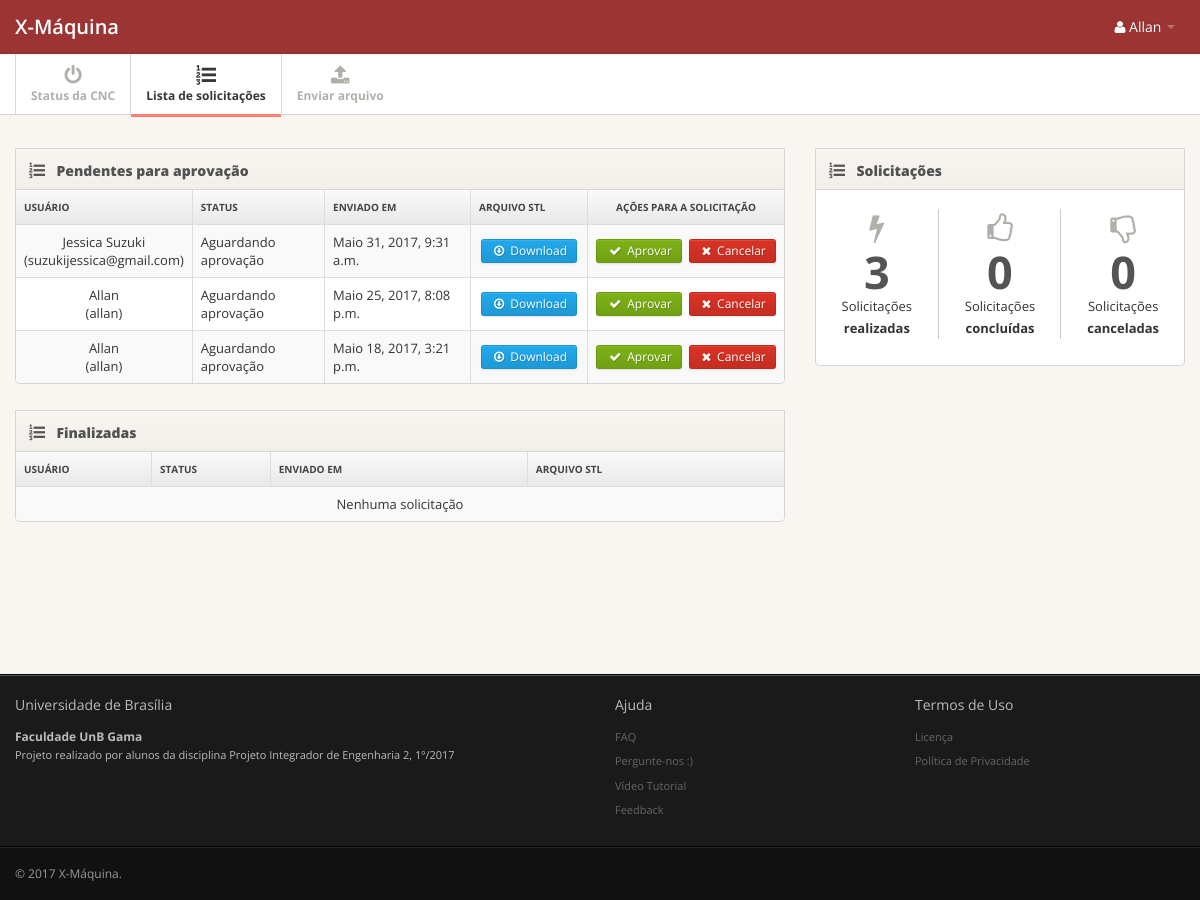
The app's page /request/list/ (signed in) with its own data.
### request/models.py (models this page shows, shortened)
class Request(models.Model):
    RECEIVED = 0
    IN_PROGRESS = 1
    APPROVED = 2
    CANCELLED = 3
    SUCCESS = 4
    FAILED = 5
    STATUS = (
        (RECEIVED, 'Aguardando aprovação'),
        (APPROVED, 'Aprovado'),
        (IN_PROGRESS, 'Em andamento'),
        (CANCELLED, 'Cancelado'),
        (SUCCESS, 'Finalizado com sucesso'),
        (FAILED, 'Finalizado com falha'),
    )
    status = models.IntegerField("Status", choices=STATUS, default=RECEIVED)
    sent_at = models.DateTimeField("Enviado em", auto_now=True)
    owner = models.ForeignKey(
        User,
        verbose_name="Proprietário",
        related_name="owner",
        on_delete=models.CASCADE)
    approved_by = models.ForeignKey(
        User,
        verbose_name="Aprovado por",
        related_name="approved_by",
        blank=True,
        null=True,
        on_delete=models.SET_NULL,
        limit_choices_to={
            'is_staff': True})
    cad_file = models.FileField(
        "Arquivo STL",
        upload_to=user_directory_path,
        validators=[validate_stl_file])
    class Meta:
        verbose_name = "Solicitação"
        verbose_name_plural = "Solicitações"

### request/views.py (the view, shortened to what this page needs)
def request_list(request):
    reqs = None
    if request.user.is_superuser:
        pending_requests = Request.objects.filter(
            status=Request.RECEIVED).order_by('-sent_at')
        other_requests = Request.objects.exclude(
            status=Request.RECEIVED).order_by('-sent_at')
        total_reqs = Request.objects.count()
        total_concluded_reqs = Request.objects.filter(
            status=Request.SUCCESS).count()
        total_negated_reqs = Request.objects.filter(
            status=Request.CANCELLED).count()
    return render(request,
                  'request/requests.html',
                  {'pending_requests': pending_requests,
                   'other_requests': other_requests,
                   'total_reqs': total_reqs,
                   'total_concluded_reqs': total_concluded_reqs,
                   'total_negated_reqs': total_negated_reqs})

### templates/request/requests.html (shortened to what this page needs)
{% extends "base.html" %} {% load static %} {% block extrastyle %}
<link href="{% static 'css/pages/dashboard.css'%}" rel="stylesheet"> {% endblock %} {% block content %}
<div class="main-inner">
  <div class="container">
    <div class="row">
      <div class="span8">
        <div>
          <div class="widget widget-table action-table">
            <div class="widget-header"> <i class="icon-list-ol"></i>
              <h3>Pendentes para aprovação</h3>
            </div>
            <div class="widget-content" style="overflow-x:auto;max-height:400px;overflow:auto">
              <table class="table table-striped table-bordered table-responsive">
                <thead>
                  <tr>
                    <th> Usuário </th>
                    <th> Status </th>
                    <th style="min-width:100px"> Enviado em </th>
                    <th style="min-width:100px"> Arquivo STL </th>
                    <th class="td-actions" style="min-width:180px; text-align:center"> Ações para a solicitação </th>
                  </tr>
                </thead>
                <tbody>
                  {% if not pending_requests %}
                  <tr>
                    <td colspan="5" style="text-align:center">Nenhuma solicitação</td>
                  </tr>
                  {% else %} {% for req in pending_requests %}
                  <tr>
                    <td style="text-align:center">
                      {{ req.owner.get_full_name }}<br> ({{ req.owner.get_username }})
                    </td>
                    <td>{{ req.get_status_display }}</td>
                    <td>{{ req.sent_at }}</td>
                    <td class="td-actions">
                      <a href="{{ req.cad_file.url }}" class="btn btn-small btn-primary">
                        <i class="btn-icon-only icon-download"> </i> Download
                      </a>
                    </td>
                    <td class="td-actions">
                      <a href="javascript:;" class="btn btn-small btn-success">
                        <i class="btn-icon-only icon-ok"> </i> Aprovar
                      </a>&nbsp;
                      <a href="javascript:;" class="btn btn-danger btn-small">
                        <i class="btn-icon-only icon-remove"> </i> Cancelar
                      </a>
                    </td>
                  </tr>
                  {% endfor %} {% endif %}
                </tbody>
              </table>
            </div>
          </div>
        </div>
        <div>
          <div class="widget widget-table action-table">
            <div class="widget-header"> <i class="icon-list-ol"></i>
              <h3>Finalizadas</h3>
            </div>
            <div class="widget-content" style="overflow-x:auto;max-height:600px;overflow:auto">
              <table class="table table-striped table-bordered table-responsive">
                <thead>
                  <tr>
                    <th> Usuário </th>
                    <th> Status </th>
                    <th style="min-width:100px"> Enviado em </th>
                    <th style="min-width:100px"> Arquivo STL </th>
                  </tr>
                </thead>
                <tbody>
                  {% if not other_requests %}
                  <tr>
                    <td colspan="5" style="text-align:center">Nenhuma solicitação</td>
                  </tr>
                  {% endif %}
                </tbody>
              </table>
            </div>
          </div>
        </div>
      </div>
      <div class="span4">
        <div class="widget widget-nopad">
          <div class="widget-header"> <i class="icon-list-ol"></i>
            <h3> Solicitações</h3>
          </div>
          <div class="widget-content">
            <div class="widget big-stats-container">
              <div class="widget-content">
                <div id="big_stats" class="cf">
                  <div class="stat"> <i class="icon-bolt"></i> <span class="value">{{ total_reqs|default:"0" }}</span> <br><small>Solicitações <b>realizadas</b></small></div>
                  <div class="stat"> <i class="icon-thumbs-up-alt"></i> <span class="value">{{ total_concluded_reqs|default:"0" }}</span> <br><small>Solicitações <b>concluídas</b></small></div>
                  <div class="stat"> <i class="icon-thumbs-down-alt"></i> <span class="value">{{ total_negated_reqs|default:"0" }}</span> <br><small>Solicitações <b>canceladas</b></small></div>
                </div>
              </div>
            </div>
          </div>
        </div>
      </div>
    </div>
  </div>
</div>
{% endblock %}

### templates/base.html (shortened to what this page needs)
{% load staticfiles %}
<!DOCTYPE html>
<html lang="pt-BR">
<head>
  <link href="{% static 'css/bootstrap.min.css' %}" rel="stylesheet">
  <link href="{% static 'css/bootstrap-responsive.min.css' %}" rel="stylesheet">
  <link href="{% static 'css/font-awesome.css' %}" rel="stylesheet">
  <link href="{% static 'css/style.css' %}" rel="stylesheet">
  {% block extrastyle %}{% endblock %}
</head>
<body>
  <div class="navbar navbar-fixed-top">
    <div class="navbar-inner">
      <div class="container">
        <a class="brand" href="{% url 'Home' %}">
          X-Máquina
        </a>
        {% if user.is_authenticated %}
        <div class="nav-collapse">
          <ul class="nav pull-right">
            <li class="dropdown">
              <a href="#" class="dropdown-toggle" data-toggle="dropdown">
              <i class="icon-user"></i> {% firstof user.get_full_name user.get_username %} <b class="caret"></b>
            </a>
            </li>
          </ul>
        </div>
        {% endif %}
      </div>
    </div>
  </div>
  {% block menu %} {% if user.is_authenticated %} {% if request.user.is_superuser %} {% include "menu_administrators.html" %} {% else %} {% include "menu_users.html" %} {% endif %} {% endif %} {% endblock %}
  <div class="main">
    {% block content %} {{ content }} {% endblock %}
  </div>
  <div class="extra">
    <div class="extra-inner">
      <div class="container">
        <div class="row">
          <div class="span6">
            <h4>Universidade de Brasília</h4>
            <h5>Faculdade UnB Gama</h5>
            <ul>
              <li>Projeto realizado por alunos da disciplina Projeto Integrador de Engenharia 2, 1º/2017</li>
            </ul>
          </div>
          <div class="span3">
            <h4>Ajuda</h4>
            <ul>
              <li><a href="javascript:;">FAQ</a></li>
              <li><a href="javascript:;">Pergunte-nos :)</a></li>
              <li><a href="javascript:;">Vídeo Tutorial</a></li>
              <li><a href="javascript:;">Feedback</a></li>
            </ul>
          </div>
          <div class="span3">
            <h4>Termos de Uso</h4>
            <ul>
              <li><a href="javascript:;">Licença</a></li>
              <li><a href="javascript:;">Política de Privacidade</a></li>
            </ul>
          </div>
        </div>
      </div>
    </div>
  </div>
  <div class="footer">
    <div class="footer-inner">
      <div class="container">
        <div class="row">
          <div class="span12"> &copy; 2017 <a href="http://www.x-maquina.com/">X-Máquina</a>. </div>
        </div>
      </div>
    </div>
  </div>
</body>
</html>

### static/css/style.css (style rules this page uses)
body { background: #f9f6f1; font: 13px/1.7em 'Open Sans'; }
.btn-icon-only { padding-right: 3px; padding-left: 3px; }
.table td { vertical-align: middle; }
.table-bordered th { background: #E9E9E9; background:-moz-linear-gradient(top, #FAFAFA 0%, #E9E9E9 100%); background:-webkit-gradient(linear, left top, left bottom, color-stop(0%,#FAFAFA), color-stop(100%,#E9E9E9)); background:-webkit-linear-gradient(top, #FAFAFA 0%,#E9E9E9 100%); background:-o-linear-gradient(top, #FAFAFA 0%,#E9E9E9 100%); background:-ms-linear-gradient(top, #FAFAFA 0%,#E9E9E9 100%); background:linear-gradient(top, #FAFAFA 0%,#E9E9E9 100%); filter: progid:DXImageTransform.Microsoft.gradient(startColorstr='#FAFAFA', endColorstr='#E9E9E9'); -ms-filter: "progid:DXImageTransform.Microsoft.gradient(startColorstr='#FAFAFA', endColorstr='#E9E9E9')"; font-size: 10px; color: #444; text-transform: uppercase; }
.navbar .container { position: relative; }
.navbar-inner { padding: 7px 0; background: #9D3434 !important; -moz-border-radius: 0; -webkit-border-radius: 0; border-radius: 0; }
.navbar-fixed-top { position: static; }
.navbar .nav a { font-size: 14px; }
.navbar .nav>li>a { color:#fff !important; }
.navbar .brand { font-weight: 600; position: relative; top: 2px; }
.main { padding-bottom: 2em; min-height: 500px; border-bottom: 1px solid #000; }
.extra { border-top: 1px solid #585858; border-bottom: 1px solid #000; }
.extra-inner { padding: 20px 0; font-size: 11px; color: #BBB; background: #1A1A1A; }
.extra a { color: #666; }
.extra h4 { margin-bottom: 1em; font-weight: 400; }
.extra ul { padding: 0; margin: 0; }
.extra li { margin-bottom: .6em; list-style: none; }
.footer { margin-top: 0; border-top: 1px solid #292929; }
.footer-inner { padding: 15px 0; font-size: 12px; background: #111; color: #999; }
.footer a { color: #999; }
.widget { position: relative; clear: both; width: auto; margin-bottom: 2em; overflow: hidden; }
.widget-header { position: relative; height: 40px; line-height: 40px; background: #f9f6f1; background:-moz-linear-gradient(top, #f9f6f1 0%, #f2efea 100%); background:-webkit-gradient(linear, left top, left bottom, color-stop(0%,#f9f6f1), color-stop(100%,#f2efea)); background:-webkit-linear-gradient(top, #f9f6f1 0%,#f2efea 100%); background:-o-linear-gradient(top, #f9f6f1 0%,#f2efea 100%); background:-ms-linear-gradient(top, #f9f6f1 0%,#f2efea 100%); background:linear-gradient(top, #f9f6f1 0%,#f2efea 100%); filter: progid:DXImageTransform.Microsoft.gradient(startColorstr='#f9f6f1', endColorstr='#f2efea'); -ms-filter: "progid:DXImageTransform.Microsoft.gradient(startColorstr='#f9f6f1', endColorstr='#f2efea')"; border: 1px solid #d6d6d6; -webkit-background-clip: padding-box; }
.widget-header h3 { position: relative; top: 2px; left: 10px; display: inline-block; margin-right: 3em; font-size: 14px; font-weight: 800; color: #525252; line-height: 18px; text-shadow: 1px 1px 2px rgba(255,255,255,.5); }
.widget-header [class^="icon-"], .widget-header [class*=" icon-"] { display: inline-block; margin-left: 13px; margin-right: -2px; font-size: 16px; color: #555; vertical-align: middle; }
.widget-content { padding: 20px 15px 15px; background: #FFF; border: 1px solid #D5D5D5; -moz-border-radius: 5px; -webkit-border-radius: 5px; border-radius: 5px; }
.widget-header+.widget-content { border-top: none; -webkit-border-top-left-radius: 0; -webkit-border-top-right-radius: 0; -moz-border-radius-topleft: 0; -moz-border-radius-topright: 0; border-top-left-radius: 0; border-top-right-radius: 0; }
.widget-nopad .widget-content { padding: 0; }
.widget-content:before, .widget-content:after { content:""; display:table; }
.widget-content:after { clear:both; }
.widget-content { zoom:1; }
.widget-table .widget-content { padding: 0; }
.widget-table .table { margin-bottom: 0; border: none; }
.widget-table .table tr td:first-child { border-left: none; }
.widget-table .table tr th:first-child { border-left: none; }

### records on screen
Request: owner.get_full_name "Jessica Suzuki", owner.get_username "suzukijessica@gmail.com", status "Aguardando aprovação", sent_at "Maio 31, 2017, 9:31 a.m."
Request: owner.get_full_name "Allan", owner.get_username "allan", status "Aguardando aprovação", sent_at "Maio 25, 2017, 8:08 p.m."
Request: owner.get_full_name "Allan", owner.get_username "allan", status "Aguardando aprovação", sent_at "Maio 18, 2017, 3:21 p.m."

### other values on screen
{{ total_reqs|default:"0" }} "3"
{{ total_concluded_reqs|default:"0" }} "0"
{{ total_negated_reqs|default:"0" }} "0"
